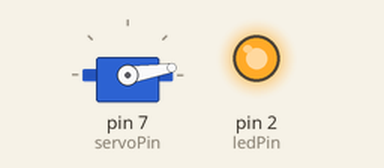
Recording of a sketch running on a simulated Arduino Uno, built with avr-gcc and run on an emulated ATmega328P. Shown: servo, output pins drawn as LEDs (lit = HIGH). At 3.4 s the program stops and its outputs stay as they are.

Above: at 0.15 s.
At 0.75 s:
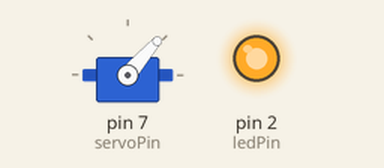
At 1.4 s:
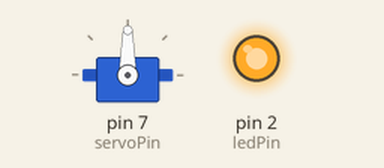
At 3.4 s:
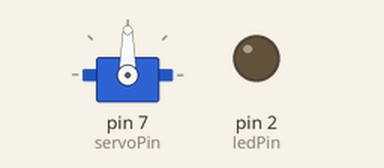
Timing chart, 0 to 4.9 s (numbered marks = the images above):
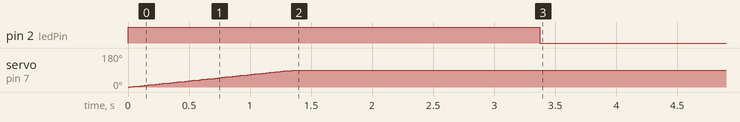

The sketch:

12_16520166_02.ino
```cpp
#include <Servo.h>
Servo servo_0;  //deklarasi servo yang dipakai
const int servoPin = 7; // pin arduino yg connect ke servo 0
const int ledPin =2; // pin led yg terhubung
int pos = 0; // variabel penyimpan nilai posisi(derajat)

void setup()
{
  pinMode(ledPin, OUTPUT); //pin sebagai output
  servo_0.attach(servoPin); //lokasi servo dipasang
  servo_0.write(pos); // inisialisasi posisi awal servo 0
}

void loop()
{
  digitalWrite(2, HIGH);
  for (pos = 0; pos <= 90; pos += 1){
    servo_0.write(pos);
    delay(15);
  }
  delay(2000);

  digitalWrite(2, LOW);
  for (pos = 90; pos >= 0; pos -+ 1) {
    servo_0.write(pos);
    delay(15);
  }
  delay(2000);
}
  
```

Measured:
- by itself, pin 2 (ledPin): LOW → HIGH at 0.00 s, → LOW 3.4 s later
- by itself, servo on pin 7 (servoPin): moves from 0° to 90° over 1.4 s
